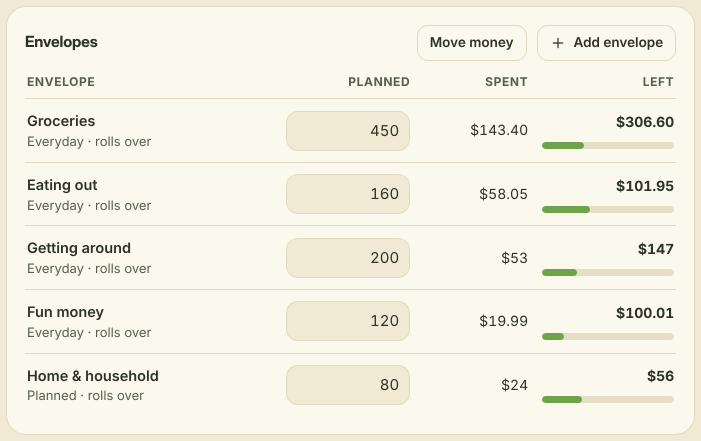
#> input picture assets/budget/e-envelopes.png, 1402 x 882 px (shown at 1/2 size)
$ python batch_2026-11-29.py
#> lines starting #> are read from the running program, lines starting #| are printed output that depends on the picture
### tools/lib.py
from PIL import Image
import os
ROOT=os.path.dirname(os.path.dirname(os.path.abspath(__file__)))
P=ROOT+'/assets/paycheck/'; B=ROOT+'/assets/budget/'
def sz(p): return Image.open(p).size
#> called with p = 'assets/budget/e-envelopes.png'
#> in strip, `W, H = sz(p)`: W = 1402; H = 882
#> in strip, `s = w / W`: s = 0.685
def h(p,w): a,b=sz(p); return round(w*b/a)
#> called with p = 'assets/budget/s-move.png', w = 450
#> call 3 of sz, with p = 'assets/budget/s-move.png'
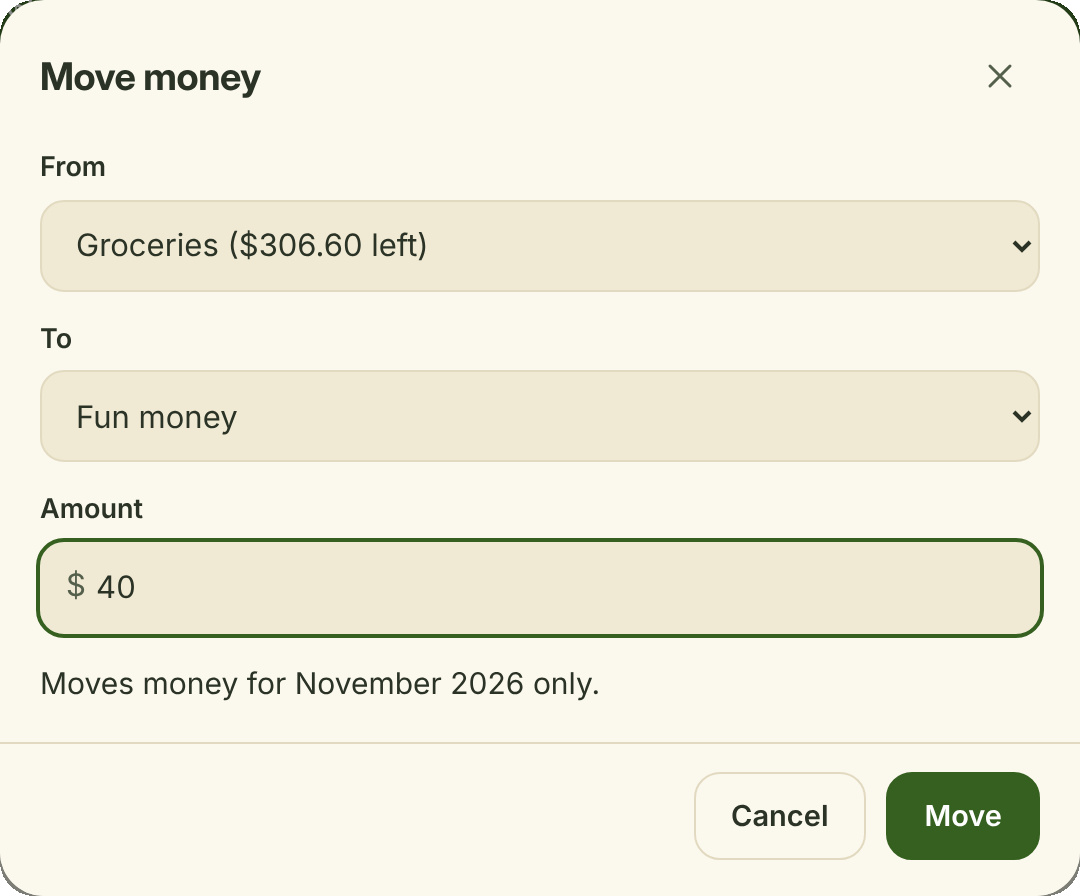
#> input picture assets/budget/s-move.png, 1080 x 896 px
#> after `a, b = sz(p)`: a = 1080; b = 896
FONTS='''@font-face{font-family:L;src:url(file:///usr/share/fonts/truetype/google-fonts/Lora-Variable.ttf);font-weight:400 700}
@font-face{font-family:L;font-style:italic;src:url(file:///usr/share/fonts/truetype/google-fonts/Lora-Italic-Variable.ttf);font-weight:400 700}
@font-face{font-family:P;src:url(file:///usr/share/fonts/truetype/google-fonts/Poppins-Bold.ttf);font-weight:700}
@font-face{font-family:P;src:url(file:///usr/share/fonts/truetype/google-fonts/Poppins-Medium.ttf);font-weight:500}
*{box-sizing:border-box}body{margin:0}
.c{position:relative;width:1080px;height:1350px;overflow:hidden;font-family:P}
.a{position:absolute}'''
SH='box-shadow:0 40px 70px -30px rgba(0,0,0,.55)'
def img(p,x,y,w,rot=0,r=22,z=3,extra=''):
    return f'<img class="a" src="file://{p}" style="left:{x}px;top:{y}px;width:{w}px;height:{h(p,w)}px;border-radius:{r}px;transform:rotate({rot}deg);z-index:{z};{SH};{extra}">'
def phone(p,x,y,w,rot=0,z=4,frame='#111827'):
    hh=round(w*2.12)
    return f'<div class="a" style="left:{x}px;top:{y}px;width:{w}px;height:{hh}px;background:{frame};border-radius:{round(w*.17)}px;padding:10px;transform:rotate({rot}deg);z-index:{z};{SH}"><img src="file://{p}" style="width:100%;height:100%;object-fit:cover;object-position:top;border-radius:{round(w*.13)}px;display:block"></div>'
def lap(p,x,y,w,z=2,frame='#1A2233'):
    hh=round(w*.625)
    return f'<div class="a" style="left:{x}px;top:{y}px;width:{w}px;z-index:{z}"><div style="background:{frame};border-radius:16px 16px 6px 6px;padding:11px 11px 13px;{SH}"><img src="file://{p}" style="display:block;width:100%;height:{hh}px;object-fit:cover;object-position:top left;border-radius:5px"></div><div style="height:13px;margin:0 -30px;background:linear-gradient(#D9D6CC,#B5B0A2);border-radius:0 0 20px 20px"></div></div>'
BAG='<svg width="30" height="30" viewBox="0 0 24 24" fill="none" stroke="currentColor" stroke-width="2.2" stroke-linecap="round" stroke-linejoin="round"><path d="M6 7h12l1 13H5z"/><path d="M9 7a3 3 0 0 1 6 0"/></svg>'
def cta(bg,fg,label,y=1196,sub='#'):
    return f'''<div class="a" style="left:60px;right:60px;top:{y}px;height:104px;border-radius:26px;background:{bg};color:{fg};display:flex;align-items:center;justify-content:center;gap:20px;z-index:9;box-shadow:0 24px 40px -24px rgba(0,0,0,.5)">{BAG}<div style="text-align:left"><div style="font-size:18px;font-weight:500;letter-spacing:.18em;opacity:.85">{label}</div><div style="font-size:34px;font-weight:700;letter-spacing:-.01em;line-height:40px">etsy.com/shop/MethodNMargins</div></div></div>'''
def brand(color,y=48):
    return f'<div class="a" style="left:0;right:0;top:{y}px;text-align:center;font-size:18px;font-weight:700;letter-spacing:.34em;color:{color};z-index:9">METHOD &amp; MARGIN</div>'
def check(c,fg='#fff',s=34):
    return f'<span style="width:{s}px;height:{s}px;border-radius:50%;background:{c};display:inline-flex;align-items:center;justify-content:center;flex:none"><svg width="{s*.55}" height="{s*.55}" viewBox="0 0 24 24" fill="none" stroke="{fg}" stroke-width="3.4" stroke-linecap="round" stroke-linejoin="round"><path d="M5 12.5l4.5 4.5L19 7"/></svg></span>'
def page(body): return f'<!doctype html><html><head><meta charset="utf-8"><style>{FONTS}</style></head><body><div class="c" id="c">{body}</div></body></html>'

# ---- palettes
NV='#13264A'; GOLD='#E2B85C'; CRM='#F6F1E6'            # Paycheck Planner (navy + gold)
BG='#F4EEDD'; G='#2F571B'; GD='#1E3A14'; LIME='#C8E3A8'; INK='#1B2617'; CL='#B8682F'   # Budget Planner (green + cream)
def render(posts, outdir=ROOT+'/posts', srcdir=ROOT+'/src'):
    """posts: dict name->html. Writes src/name.html and posts/name.jpg (2160x2700)."""
    from playwright.sync_api import sync_playwright
    from PIL import Image as I
    out=[]
    with sync_playwright() as p:
        b=p.chromium.launch(executable_path='/usr/bin/google-chrome',args=['--no-sandbox','--allow-file-access-from-files'])
        pg=b.new_page(device_scale_factor=2,viewport={'width':1080,'height':1350})
        for k,v in posts.items():
            f=f'{srcdir}/{k}.html'; open(f,'w').write(v)
            pg.goto('file://'+f); pg.wait_for_timeout(600)
            png=f'/tmp/{k}.png'; pg.locator('#c').screenshot(path=png)
            jpg=f'{outdir}/{k}.jpg'; I.open(png).convert('RGB').save(jpg,quality=92,optimize=True); out.append(jpg)
        b.close()
    return out

### tools/batch_2026-11-29.py
import sys,os; sys.path.insert(0,os.path.dirname(__file__))
from lib import *
def crop(p,x,y,w,cx,cy,cw,ch,r=26,z=4,rot=0):
#> called with p = 'assets/paycheck/d-review.png', x = 530, y = 520, w = 490, cx = 560, cy = 480, cw = 1200, ch = 820
    W,H=sz(p); s=w/cw; hh=round(ch*s)
#> call 4 of sz, with p = 'assets/paycheck/d-review.png'
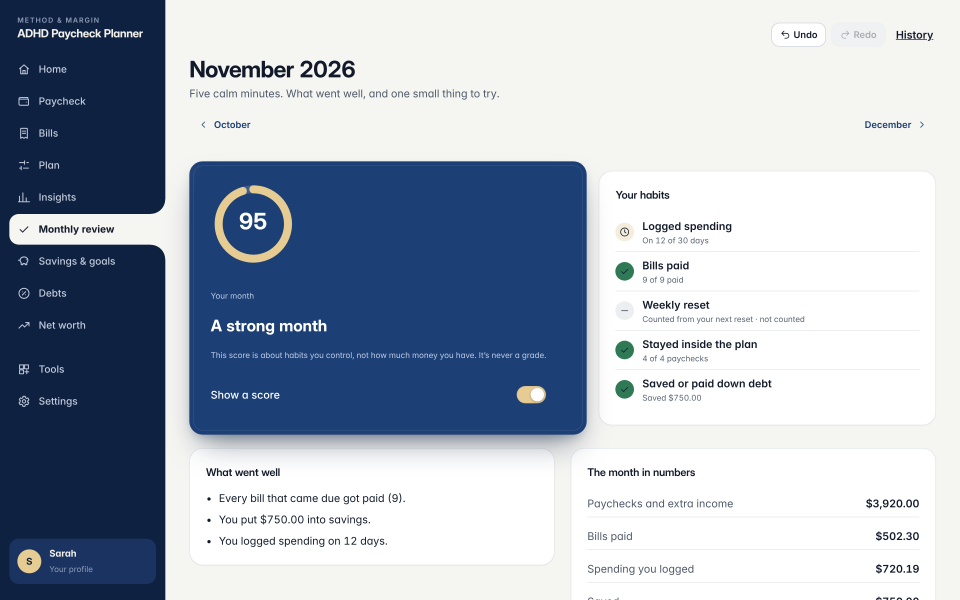
#> input picture assets/paycheck/d-review.png, 2880 x 1800 px (shown at 1/3 size)
#> after `W, H = sz(p)`: W = 2880; H = 1800
    return f'<div class="a" style="left:{x}px;top:{y}px;width:{w}px;height:{hh}px;border-radius:{r}px;overflow:hidden;z-index:{z};transform:rotate({rot}deg);{SH};background:url(file://{p}) no-repeat;background-size:{round(W*s)}px {round(H*s)}px;background-position:-{round(cx*s)}px -{round(cy*s)}px"></div>'
def strip(p,w,cy,ch):
    W,H=sz(p); s=w/W
    return f'<div style="width:{w}px;height:{round(ch*s)}px;background:url(file://{p}) no-repeat;background-size:{w}px {round(H*s)}px;background-position:0 -{round(cy*s)}px"></div>'
pillsty='border-radius:999px;padding:10px 24px;font-size:20px;font-weight:700;letter-spacing:.16em;display:inline-block'
def tag(x,y,t,bg,fg,ic,z=7,rot=0):
    return f'<div class="a" style="left:{x}px;top:{y}px;z-index:{z};display:flex;align-items:center;gap:12px;background:{bg};color:{fg};border-radius:18px;padding:14px 22px 14px 14px;font-size:24px;font-weight:700;transform:rotate({rot}deg);box-shadow:0 18px 30px -16px rgba(0,0,0,.5)">{check(ic,bg,32)}{t}</div>'
posts={}

# 10:00 — Paycheck: debts, bold hook left-aligned + laptop + 2 tags (navy)
posts['2026-11-29-paycheck-debt-free-date']=page(f'''<div class="a" style="inset:0;background:linear-gradient(160deg,#1E3C70,{NV} 65%)"></div>
{brand('#AFC0DD')}
<div class="a" style="left:70px;top:120px;width:940px;z-index:5;color:#fff">
 <div style="{pillsty};background:{GOLD};color:{NV}">ADHD PAYCHECK PLANNER</div>
 <div style="font-family:L;font-weight:700;font-size:94px;line-height:100px;letter-spacing:-.02em;margin-top:26px">Debt feels lighter</div>
 <div style="font-family:L;font-style:italic;font-weight:600;font-size:100px;line-height:108px;color:{GOLD};letter-spacing:-.02em">with a date.</div>
 <div style="font-size:29px;line-height:40px;font-weight:500;color:#D5DEEE;margin-top:16px">See your debt-free month and the order to pay things off.</div>
</div>
{lap(P+'d-debts.png',110,500,860,z=3,frame='#0A1122')}
{tag(50,985,'Smallest balance or highest interest','#fff',NV,GOLD)}
{tag(440,1080,'Extra payments move your date','#fff',NV,GOLD)}
{cta(GOLD,NV,'ADHD PAYCHECK PLANNER · SHOP NOW')}''')

# 14:00 — Paycheck: plan spending, before/after text cards left + phone right (cream)
ba=lambda lab,lc,bg,fg,body: f'<div style="background:{bg};color:{fg};border-radius:26px;padding:26px 30px;margin-top:24px;box-shadow:0 20px 34px -22px rgba(0,0,0,.35)"><div style="font-size:20px;font-weight:700;letter-spacing:.2em;color:{lc}">{lab}</div>{body}</div>'
posts['2026-11-29-paycheck-plan-spending']=page(f'''<div class="a" style="inset:0;background:{CRM}"></div>
<div class="a" style="right:-200px;top:330px;width:700px;height:700px;border-radius:50%;background:#ECE3CF"></div>
{brand('#5A5F6B')}
<div class="a" style="left:60px;right:60px;top:120px;text-align:center;z-index:5;color:#141B2D">
 <div style="{pillsty};background:{NV};color:#fff">ADHD PAYCHECK PLANNER</div>
 <div style="font-family:L;font-weight:700;font-size:92px;line-height:98px;letter-spacing:-.02em;margin-top:26px">Plan it before</div>
 <div style="font-family:L;font-style:italic;font-weight:600;font-size:96px;line-height:104px;color:#B8862F;letter-spacing:-.02em">payday spends it.</div>
</div>
<div class="a" style="left:60px;top:455px;width:560px;z-index:5">
 {ba('BEFORE','#8A8F9C','#fff','#141B2D','<div style="font-family:L;font-style:italic;font-weight:600;font-size:38px;line-height:48px;margin-top:10px">“I’ll just wing it<br>this week.”</div>')}
 <div style="text-align:center;margin-top:18px;font-size:44px;color:#B8862F;line-height:44px">↓</div>
 {ba('AFTER',GOLD,NV,'#fff','<div style="font-size:28px;line-height:40px;font-weight:500;margin-top:12px;color:#E4EAF5">Groceries, transport, eating out: each gets its number for this paycheck.</div><div style="font-family:L;font-style:italic;font-weight:700;font-size:34px;line-height:44px;color:'+GOLD+';margin-top:14px">Safe to spend updates live.</div>')}
</div>
{phone(P+'p-plan.png',660,450,350,rot=3,z=4,frame='#0A1122')}
{cta(NV,'#fff','ADHD PAYCHECK PLANNER · SHOP NOW')}''')

# 17:00 — Budget: envelopes roll over + move money, annotated card with callouts (light lime)
posts['2026-11-29-budget-envelopes']=page(f'''<div class="a" style="inset:0;background:#EEF3E2"></div>
{brand('#4A5641')}
<div class="a" style="left:60px;right:60px;top:120px;text-align:center;z-index:5;color:{INK}">
 <div style="{pillsty};background:{G};color:#fff">ADHD BUDGET PLANNER</div>
 <div style="font-family:L;font-weight:700;font-size:94px;line-height:100px;letter-spacing:-.02em;margin-top:26px">Leftovers don’t</div>
 <div style="font-family:L;font-style:italic;font-weight:600;font-size:100px;line-height:108px;color:{G};letter-spacing:-.02em">disappear.</div>
 <div style="font-size:29px;line-height:40px;font-weight:500;color:#3A4632;margin-top:16px">Money left in an envelope rolls over to next month.</div>
</div>
<div class="a" style="left:60px;top:560px;width:960px;z-index:4;border-radius:26px;overflow:hidden;{SH}">{strip(B+'e-envelopes.png',960,0,200)}{strip(B+'e-envelopes.png',960,326,128)}</div>
{img(B+'s-move.png',570,810,450,rot=3,r=26,z=5)}
<div class="a" style="left:60px;top:900px;z-index:6;background:{GD};color:#fff;border-radius:22px;padding:18px 26px;transform:rotate(-2deg);box-shadow:0 20px 34px -18px rgba(0,0,0,.6)"><div style="font-size:19px;font-weight:700;letter-spacing:.16em;color:{LIME}">RAN SHORT SOMEWHERE?</div><div style="font-family:L;font-style:italic;font-weight:700;font-size:34px;line-height:42px">Move money<br>between envelopes.</div></div>
{cta(GD,'#fff','ADHD BUDGET PLANNER · SHOP NOW')}''')

# 19:00 — Paycheck: monthly review, giant "5" stat poster + cropped review card (navy/gold)
li=lambda t: f'<div style="display:flex;gap:16px;align-items:center;margin-top:26px">{check(GOLD,NV,40)}<span style="font-size:31px;line-height:38px;font-weight:500;color:#E4EAF5">{t}</span></div>'
posts['2026-11-29-paycheck-monthly-review']=page(f'''<div class="a" style="inset:0;background:radial-gradient(circle at 20% 35%,#22437E,{NV} 70%)"></div>
{brand('#AFC0DD')}
<div class="a" style="left:60px;right:60px;top:120px;text-align:center;z-index:5;color:#fff">
 <div style="{pillsty};background:{GOLD};color:{NV}">ADHD PAYCHECK PLANNER</div>
 <div style="font-family:L;font-weight:700;font-size:92px;line-height:98px;letter-spacing:-.02em;margin-top:26px">End of the month?</div>
 <div style="font-family:L;font-style:italic;font-weight:600;font-size:96px;line-height:104px;color:{GOLD};letter-spacing:-.02em">Take five.</div>
</div>
<div class="a" style="left:70px;top:470px;width:440px;z-index:5;color:#fff">
 <div style="font-family:L;font-weight:700;font-size:300px;line-height:260px;color:{GOLD};letter-spacing:-.04em">5</div>
 <div style="font-size:30px;font-weight:700;letter-spacing:.18em;color:#fff;margin-top:6px">CALM MINUTES</div>
 {li('What went well')}
 {li('Your month in numbers')}
 {li('One small thing to try')}
</div>
{crop(P+'d-review.png',530,520,490,560,480,1200,820,r=26,z=4,rot=2)}
<div class="a" style="left:520px;top:930px;width:500px;z-index:6;background:#fff;color:{NV};border-radius:24px;padding:22px 26px;transform:rotate(-2deg);box-shadow:0 20px 34px -18px rgba(0,0,0,.6)"><div style="font-family:L;font-style:italic;font-weight:700;font-size:32px;line-height:40px">“It’s never a grade.”</div><div style="font-size:22px;line-height:31px;font-weight:500;color:#4A5468;margin-top:6px">The score is about habits you control, and you can turn it off.</div></div>
{cta(GOLD,NV,'ADHD PAYCHECK PLANNER · SHOP NOW')}''')

if __name__=='__main__': print(render(posts))
#> (the call stopped at in render, `with sync_playwright() as p:`: playwright is not available in this run)
